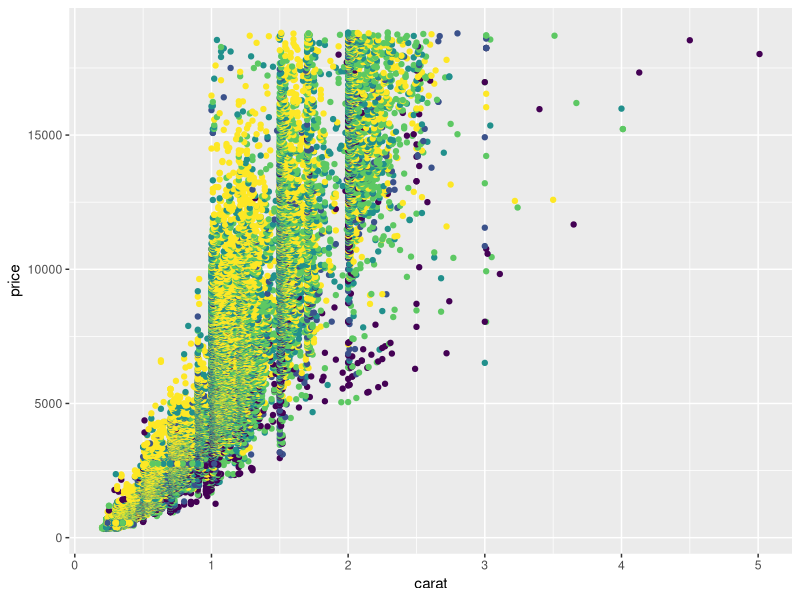
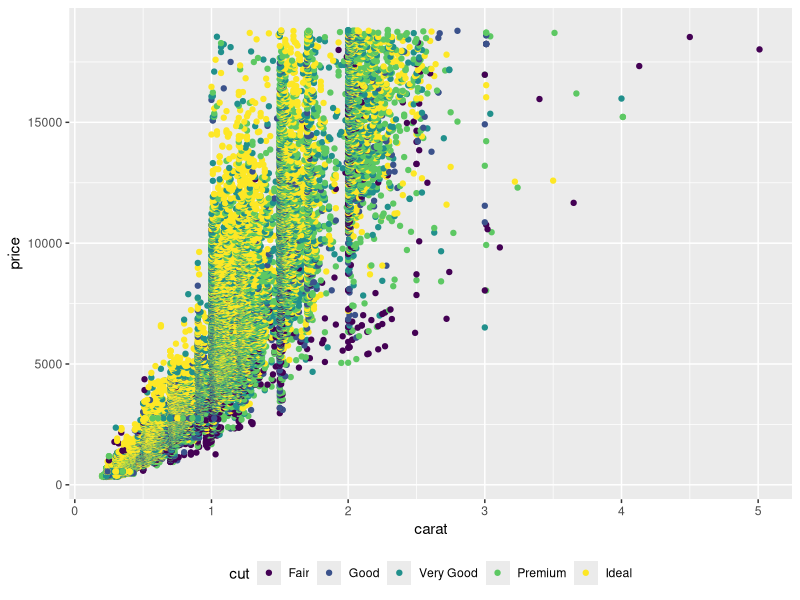
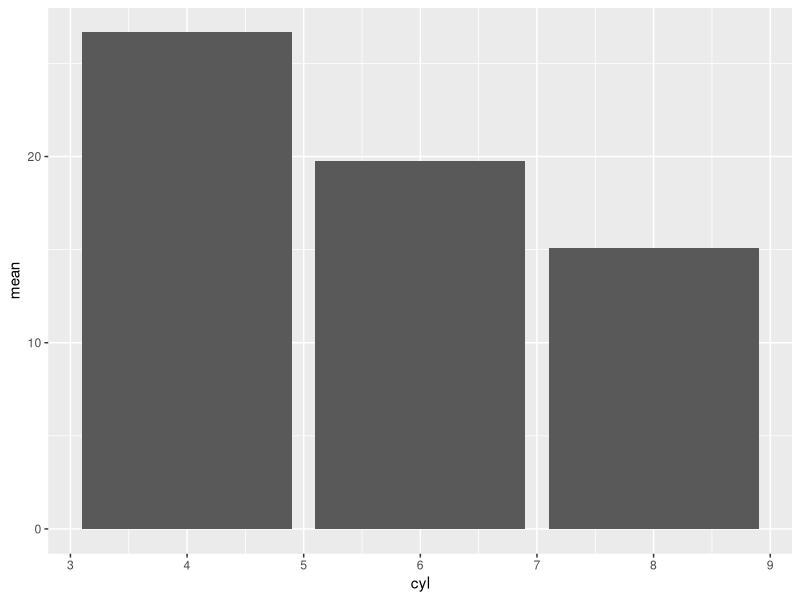
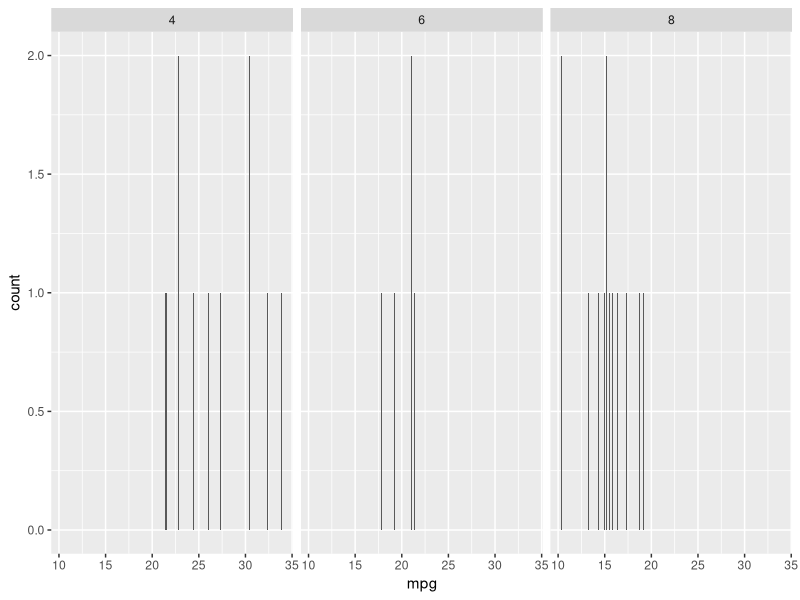

Generate these figures, in order, with R:
## ---- chunk 1
library(tidyverse)
data(diamonds)
ggplot(diamonds, aes(carat, price, color=cut))+ geom_point()+ theme(legend.position="none")
## ---- chunk 2
ggplot(diamonds, aes(carat, price, color=cut))+ geom_point()+ theme(legend.position="bottom")
## ---- chunk 3

## ---- chunk 4

## ---- chunk 5

## ---- chunk 6

## ---- chunk 7

## ---- chunk 8
mpgByCyl<- mtcars %>% 
  group_by(cyl)%>%
  summarize(mean= mean(mpg))

ggplot(mpgByCyl, aes(cyl, mean))+ geom_bar(stat="identity")

mpg<-ggplot(mtcars, aes(mpg))+ geom_bar() 
mpg+facet_wrap(~cyl)
## ---- chunk 9

## ---- chunk 10

## ---- chunk 11

## ---- chunk 12

## ---- chunk 13

## ---- chunk 14

